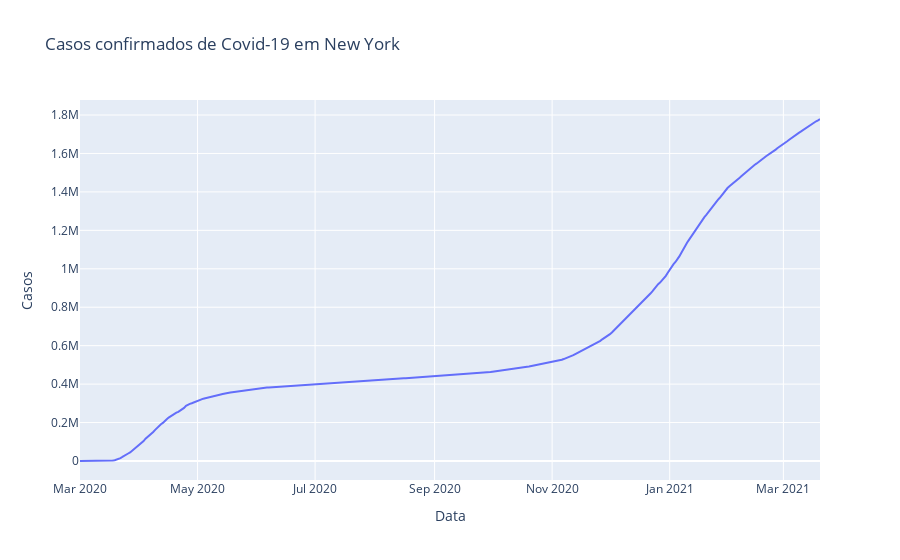

Source (notebook cell):
### Code cell
# Visualizar os casos em New York
px.line(ny, 'Data', 'Casos', title='Casos confirmados de Covid-19 em New York')

### Figure 1 — Plotly figure (JSON) as saved in the notebook; plotly's stock layout.template omitted (floating-point values rounded to 4 significant figures; data arrays with more than 128 entries replaced by an {"elided": "..."} marker saying what was removed)
{"data": [{"hovertemplate": "Data=%{x}<br>Casos=%{y}<extra></extra>", "legendgroup": "", "line": {"color": "#636efa", "dash": "solid"}, "mode": "lines", "name": "", "orientation": "v", "showlegend": false, "type": "scatter", "x": {"elided": "385 str values"}, "xaxis": "x", "y": {"elided": "385 int values"}, "yaxis": "y"}], "layout": {"legend": {"tracegroupgap": 0}, "title": {"text": "Casos confirmados de Covid-19 em New York"}, "xaxis": {"anchor": "y", "domain": [0, 1], "title": {"text": "Data"}}, "yaxis": {"anchor": "x", "domain": [0, 1], "title": {"text": "Casos"}}}}
